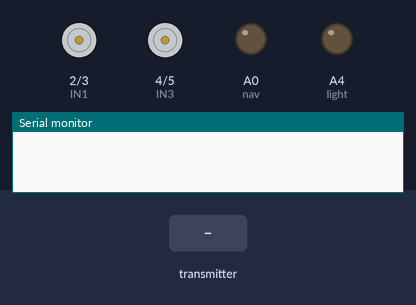
This sketch was run on a simulated Arduino Uno, built with avr-gcc and run on an emulated ATmega328P. On the bench: motor-driver pin pairs drawn as motors (green arrow = first pin HIGH = forward, orange = second pin HIGH = backward, longer = more drive, scaled by the enable pin), output pins drawn as LEDs (lit = HIGH), the last lines printed to the serial monitor. The test bench sets the inputs (shaded band). No radio packets arrive unless stated.

Above: at 1.2 s.
1.3 s: the transmitter starts sending control.0 = 1023
2.8 s: the transmitter starts sending control.2 = 1023
4.3 s: the transmitter starts sending control.0 = 0
5.8 s: the transmitter starts sending control.5 = 256
At 6.1 s:
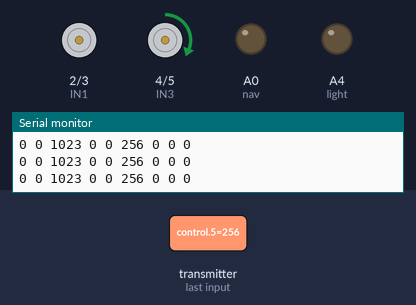
7.3 s: the transmitter starts sending control.2 = 0
At 8.5 s:
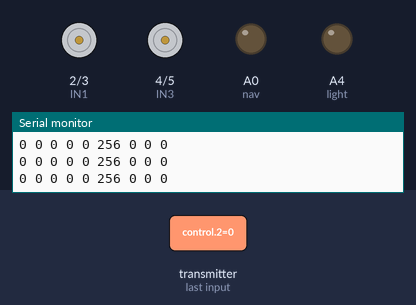
Timing chart, 0 to 10.3 s (numbered marks = the images above; inputs shaded):
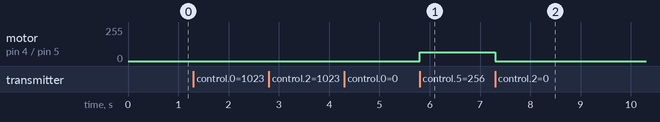

The sketch:

rcboat_v1.ino
```cpp
//             RCBOAT
//
//                 __/___
//           _____/______|
//   _______/_____\_______\_____
//   \              < < <       |
// ~~~~~~~~~~~~~~~~~~~~~~~~~~~~~~~~~~
//
// This code is for controlling a remote rc boat.
// IN1/IN2 and IN3/IN4 are used with a l298n H-bridge to control the direction of two electric motors.
// Two potentiometers are used to provide a pwm value for both motors: the first one determines the speed for both motors, the second one can slow down one motor to provide trim.
// Values for 'nav', 'light' and 'horn' are used to control navigation/strobe lights, interior lights and the horn.
// Data transmission is handled by two nrf24l1+ modules using TMRh20's RF24 library.

#include <SPI.h>
#include <nRF24L01.h>
#include <printf.h>
#include <RF24.h>
#include <RF24_config.h>

const int IN1 = 2;     //foward left motor
const int IN2 = 3;     //backwards left motor
const int IN3 = 4;     //foward right motor
const int IN4 = 5;     //backwards right motor
const int CE = 7;      //radio CE pin
const int CSN = 8;     //radio CSN pin
const int ENA = 9;     //pwm left motor
const int ENB = 10;    //pwm right motor
const int nav = A0;    //navigation lights
const int strobe = A1; //strobe light
const int light = A4;  //interior lights
const int horn = A5;   //horn

RF24 radio(CE, CSN);             //radio pins
const byte address[5] = "00001"; //pipe address
int control[9];                  //array to be received

long pwmA = 0;  //pwm for left motor
long pwmB = 0;  //pwm for right motor
int trimA = 0;  //trim value for left motor
int trimB = 0;  //trim value for right motor

unsigned long currentmillis = 0;  //current time
unsigned long lastmillis = 0;     //previous time

void setup() {
  pinMode(IN1, OUTPUT); //set all pins as output
  pinMode(IN2, OUTPUT);
  pinMode(IN3, OUTPUT);
  pinMode(IN4, OUTPUT);
  pinMode(ENA, OUTPUT);
  pinMode(ENB, OUTPUT);
  pinMode(nav, OUTPUT);
  pinMode(strobe, OUTPUT);
  pinMode(light, OUTPUT);
  pinMode(horn, OUTPUT);

  TCCR1A = 0;  //Clear timer registers
  TCCR1B = 0;
  TCNT1 = 0;

  TCCR1B |= _BV(CS10);    //No prescaler for timer1
  ICR1 = 32000;           //PWM mode counts up then down (16MHz/64000=250Hz)

  OCR1A = pwmA;           //0-32000 = 0-100% duty cycle
  TCCR1A |= _BV(COM1A1);  //Output A clear rising/set falling

  OCR1B = pwmB;           //0-32000 = 0-100% duty cycle
  TCCR1A |= _BV(COM1B1);  //Output B clear rising/set falling

  TCCR1B |= _BV(WGM13);   //PWM mode with ICR1 Mode 10
  TCCR1A |= _BV(WGM11);   //WGM13:WGM10 set 1010 (PWM, Phase correct)

  radio.begin();  //start radio service as receiver
  radio.setPALevel(RF24_PA_MIN);
  radio.setDataRate(RF24_250KBPS);
  radio.openReadingPipe(1, address);
  radio.startListening();

  Serial.begin(9600);
}

void loop() {
  if(radio.available()){  //obtain and apply control values if available
    radio.read(control, sizeof(control));

    digitalWrite(IN1, control[0]);  //write motor direction values
    digitalWrite(IN2, control[1]);
    digitalWrite(IN3, control[2]);
    digitalWrite(IN4, control[3]);

    if(control[4] < 512){  //determine trim (slow down left motor)
      trimA = control[4];
      trimB = 511;
    }
    if(control[4] > 511){  //determine trim (slow down right motor)
      trimA = 511;
      trimB = 1023 - control[4];
    }

    pwmA = 32000L*trimA/511*control[5]/1023;  //apply trim and overall modifier to pwm value
    OCR1A = pwmA;
    pwmB = 32000L*trimB/511*control[5]/1023;  //apply trim and overall modifier to pwm value
    OCR1B = pwmB;

    digitalWrite(nav, control[6]);  //write values for lights
    digitalWrite(light, control[7]);

    if(control[8])  //play horn sound
      tone(horn, 70);
    else
      noTone(horn);

    for(int i = 0; i < 9; i++){  //print control values
      Serial.print(control[i]);
      Serial.print(" ");
    }
    Serial.println();

  }


  currentmillis = millis() - lastmillis;                                                            //use millis to keep track of the time
  if(control[6]){                                                                                   //when activated
    if((currentmillis > 0 && currentmillis < 100) || (currentmillis > 200 && currentmillis < 300))  //blink twice for 100ms
      digitalWrite(strobe, HIGH);
    else
      digitalWrite(strobe, LOW);
  }
  if(currentmillis >= 2000)                                                                         //start new cycle every two seconds
    lastmillis = lastmillis + 2000;

}
```

Measured:
- after the input at 5.8 s, motor on pin 4 (IN3) / pin 5 (IN4): stopped → forward 64/255 at once
- after the input at 7.3 s, motor on pin 4 (IN3) / pin 5 (IN4): forward 64/255 → stopped at once
